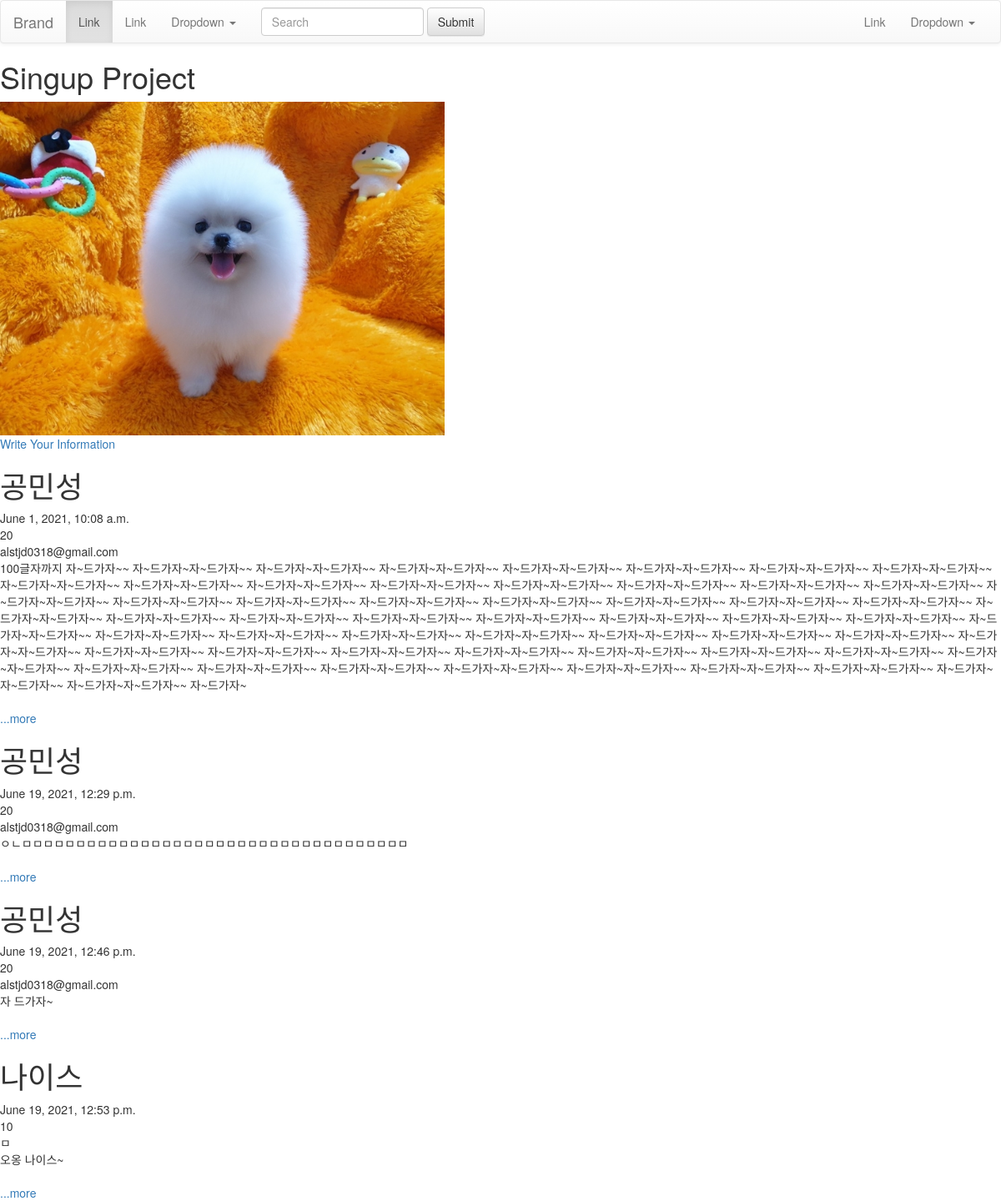
The page / on the database its author committed.
### signup/models.py (models this page shows, shortened)
class Signup(models.Model):
    name = models.CharField(max_length=100)
    age = models.IntegerField()
    pub_date = models.DateTimeField()
    email = models.EmailField(max_length=100)
    introduce = models.TextField()
    image = models.ImageField(upload_to='images/',default='')

### signup/views.py (the view)
# urls.py: 2. Add a URL to urlpatterns:  path('', views.home, name='home')
def home(request):
    signup = Signup.objects.all()
    return render(request, 'home.html',{'signup':signup})

### signup/templates/home.html (shortened to what this page needs)
{% extends 'base.html' %}
{% block contents %}
{% load static %}
<!DOCTYPE html>
<html lang="en">
<head>
</head>
<body>
    <h1>Singup Project</h1>
    <img src="{% static 'puppy.jpg' %}" height="400" alt="강아지입니다">
    <div>
        <a href="{% url 'new' %}">Write Your Information</a>
    </div>
    {% for signup in signup.all %}
        <h1>{{signup.name}}</h1>
        {{signup.pub_date}}<br>
        {{signup.age}}<br>
        {{signup.email}}<br>
        {{signup.introduce}}<br>
        <img src="{{static.image.url}}" height="400"><br>
        <a href="{% url 'detail' signup.id %}">...more</a>
    {% endfor %}
{% endblock %}

### rows shown on the page
Signup: name "공민성", pub_date "June 1, 2021, 10:08 a.m.", age "20", email "alstjd0318@gmail.com", introduce "100글자까지 자~드가자~~ 자~드가자~자~드가자~~ 자~드가자~자~드가자~~ 자~드가자~자~드가자~~ 자~드가자~자~드가자~~ 자~드가자~자~드가자~~ 자~드가자~자~드가자~~ 자~드가자~자~드가자~~ 자~드가자~자~드가자~~ 자~드가자~자~드가자~~ 자~드가자~자~드가자~~ 자~드가자~자~드가자~~ 자~드가자~자~드가자~~ 자~드가자~자~드가자~~ 자~드가자~자~드가자~~ 자~드가자~자~드가자~~ 자~드가자~자~드가자~~ 자~드가자~자~드가자~~ 자~드가자~자~드가자~~ 자~드가자~자~드가자~~ 자~드가자~자~드가자~~ 자~드가자~자~드가자~~ 자~드가자~자~드가자~~ 자~드가자~자~드가자~~ 자~드가자~자~드가자~~ 자~드가자~자~드가자~~ 자~드가자~자~드가자~~ 자~드가자~자~드가자~~ 자~드가자~자~드가자~~ 자~드가자~자~드가자~~ 자~드가자~자~드가자~~ 자~드가자~자~드가자~~ 자~드가자~자~드가자~~ 자~드가자~자~드가자~~ 자~드가자~자~드가자~~ 자~드가자~자~드가자~~ 자~드가자~자~드가자~~ 자~드가자~자~드가자~~ 자~드가자~자~드가자~~ 자~드가자~자~드가자~~ 자~드가자~자~드가자~~ 자~드가자~자~드가자~~ 자~드가자~자~드가자~~ 자~드가자~자~드가자~~ 자~드가자~자~드가자~~ 자~드가자~자~드가자~~ 자~드가자~자~드가자~~ 자~드가자~자~드가자~~ 자~드가자~자~드가자~~…"
Signup: name "공민성", pub_date "June 19, 2021, 12:29 p.m.", age "20", email "alstjd0318@gmail.com", introduce "ㅇㄴㅁㅁㅁㅁㅁㅁㅁㅁㅁㅁㅁㅁㅁㅁㅁㅁㅁㅁㅁㅁㅁㅁㅁㅁㅁㅁㅁㅁㅁㅁㅁㅁㅁㅁㅁㅁ"
Signup: name "공민성", pub_date "June 19, 2021, 12:46 p.m.", age "20", email "alstjd0318@gmail.com", introduce "자 드가자~"
Signup: name "나이스", pub_date "June 19, 2021, 12:53 p.m.", age "10", email "ㅁ", introduce "오옹 나이스~"
